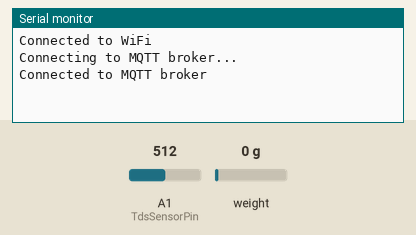
Bench run of a sketch on a simulated Arduino MKR. On the bench: the last lines printed to the serial monitor. The inputs (shaded band) are chosen by the test bench; at power-on: weight on the scale 0 g, A1 (TdsSensorPin) = 512. WiFi joins after 1.5 s; servers stay silent unless stated; network time is answered at once with the bench clock; the local clock reads 2024-03-15 10:24:30 at power-on unless the sketch sets it; no MQTT or app messages arrive unless stated.

Above: at 3.7 s.
3.8 s: weight on the scale set to 100 g
At 5.4 s:
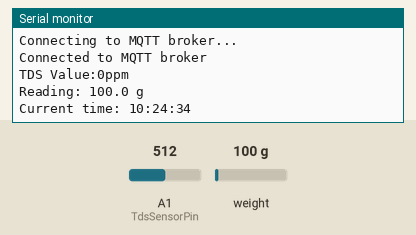
6.0 s: weight on the scale set to 1250 g
At 8.1 s:
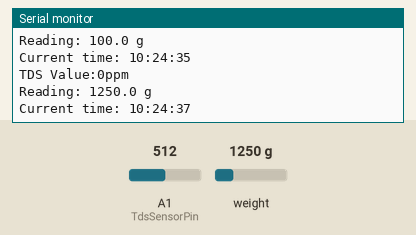
Timing chart, 0 to 9.6 s (numbered marks = the images above; inputs shaded):
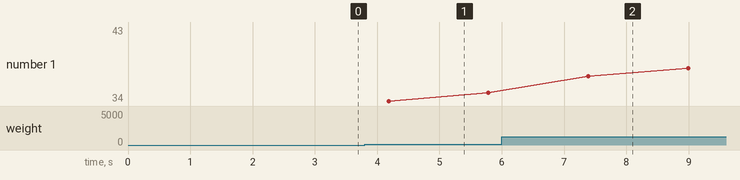

The sketch:

Modified_Code.ino
```cpp
#include <WiFiNINA.h>
#include <PubSubClient.h>
#include <WiFiNINA.h>
#include <WiFiUdp.h>
#include <NTPClient.h>

#include "HX711.h"

#define calibration_factor -105.0

#define DOUT  3
#define CLK  2

HX711 scale;


// Replace with your network credentials
const char* ssid = "Vicky";
const char* password = "vicky124";

// Replace with your MQTT broker IP address or hostname
const char* mqtt_server = "172.20.10.5";

const char* ntpServer = "0.pool.ntp.org";

WiFiClient wifiClient;
PubSubClient client(wifiClient);

WiFiUDP ntpUDP;
NTPClient timeClient(ntpUDP, ntpServer);

#define TdsSensorPin A1
#define VREF 5.0      // analog reference voltage(Volt) of the ADC
#define SCOUNT  30           // sum of sample point
int analogBuffer[SCOUNT];    // store the analog value in the array, read from ADC
int analogBufferTemp[SCOUNT];
int analogBufferIndex = 0, copyIndex = 0;
float averageVoltage = 0, tdsValue = 0, temperature = 25;

void setup() {
  pinMode(TdsSensorPin, INPUT);
  Serial.begin(9600);

  timeClient.begin();
  timeClient.setTimeOffset(19800);

  // Connect to Wi-Fi
  WiFi.begin(ssid, password);
  while (WiFi.status() != WL_CONNECTED) {
    delay(1000);
    Serial.println("Connecting to WiFi...");
  }
  Serial.println("Connected to WiFi");

  // Connect to MQTT broker
  client.setServer(mqtt_server, 1883);
  while (!client.connected()) {
    Serial.println("Connecting to MQTT broker...");
    if (client.connect("arduino")) {
      Serial.println("Connected to MQTT broker");
    } else {
      Serial.print("Failed with state ");
      Serial.print(client.state());
      delay(2000);
    }
  }

  scale.begin(DOUT, CLK);
  scale.set_scale(calibration_factor);
  scale.tare();
}

void loop() {
  timeClient.update();
  static unsigned long analogSampleTimepoint = millis();
  if (millis() - analogSampleTimepoint > 40U)  //every 40 milliseconds,read the analog value from the ADC
  {
    analogSampleTimepoint = millis();
    analogBuffer[analogBufferIndex] = analogRead(TdsSensorPin);    //read the analog value and store into the buffer
    analogBufferIndex++;
    if (analogBufferIndex == SCOUNT)
      analogBufferIndex = 0;
  }
  static unsigned long printTimepoint = millis();
  if (millis() - printTimepoint > 800U)
  {
    printTimepoint = millis();
    for (copyIndex = 0; copyIndex < SCOUNT; copyIndex++)
      analogBufferTemp[copyIndex] = analogBuffer[copyIndex];
    averageVoltage = getMedianNum(analogBufferTemp, SCOUNT) * (float)VREF / 1024.0; // read the analog value more stable by the median filtering algorithm, and convert to voltage value
    float compensationCoefficient = 1.0 + 0.02 * (temperature - 25.0); //temperature compensation formula: fFinalResult(25^C) = fFinalResult(current)/(1.0+0.02*(fTP-25.0));
    float compensationVolatge = averageVoltage / compensationCoefficient; //temperature compensation
    tdsValue = (133.42 * compensationVolatge * compensationVolatge * compensationVolatge - 255.86 * compensationVolatge * compensationVolatge + 857.39 * compensationVolatge) * 0.5; //convert voltage value to tds value
    //Serial.print("voltage:");
    //Serial.print(averageVoltage,2);
    //Serial.print("V   ");
    Serial.print("TDS Value:");
    Serial.print(tdsValue, 0);
    Serial.println("ppm");

    String date1 = timeClient.getFormattedTime();

    float loadcell = scale.get_units();

    Serial.print("Reading: ");
    Serial.print(loadcell, 1);
    Serial.println(" g");

    Serial.print("Current time: ");
    Serial.println(date1);

    client.publish("sensor_data", String(tdsValue).c_str(), false);
    client.publish("date", date1.c_str(), false);
    client.publish("loadcelldata", String(loadcell).c_str(), false);
  }

  delay(1500);
}

int getMedianNum(int bArray[], int iFilterLen)
{
  int bTab[iFilterLen];
  for (byte i = 0; i < iFilterLen; i++)
    bTab[i] = bArray[i];
  int i, j, bTemp;
  for (j = 0; j < iFilterLen - 1; j++)
  {
    for (i = 0; i < iFilterLen - j - 1; i++)
    {
      if (bTab[i] > bTab[i + 1])
      {
        bTemp = bTab[i];
        bTab[i] = bTab[i + 1];
        bTab[i + 1] = bTemp;
      }
    }
  }
  if ((iFilterLen & 1) > 0)
    bTemp = bTab[(iFilterLen - 1) / 2];
  else
    bTemp = (bTab[iFilterLen / 2] + bTab[iFilterLen / 2 - 1]) / 2;
  return bTemp;
}
```

Measured:
- after the input at 3.8 s, the serial monitor: prints a new line after 0.38 s (image 1)
- after the input at 6.0 s, the serial monitor: prints a new line after 1.4 s (image 2)
